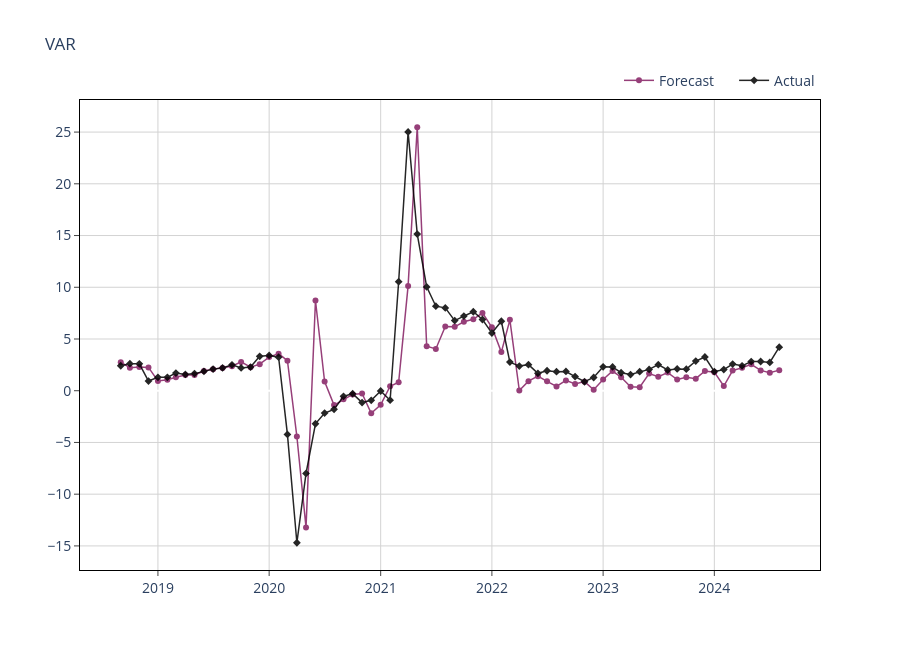

The notebook cell saved with this chart:
### Code cell
plot_prediction(dt=var_pred.index, y_actual=var_pred["y_actual"], y_pred=var_pred["y_pred"], title="VAR", mode="lines+markers", legend_position=(1, 1.075))
